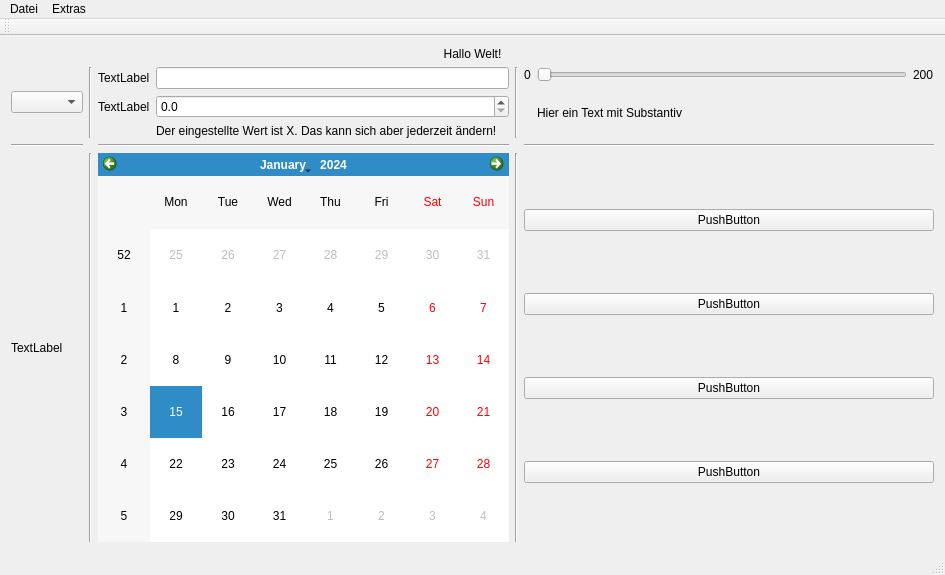
<?xml version="1.0" encoding="UTF-8"?>
<ui version="4.0">
 <class>MainWindow</class>
 <widget class="QMainWindow" name="MainWindow">
  <property name="geometry">
   <rect>
    <x>0</x>
    <y>0</y>
    <width>945</width>
    <height>575</height>
   </rect>
  </property>
  <property name="windowTitle">
   <string>MainWindow</string>
  </property>
  <widget class="QWidget" name="centralWidget">
   <layout class="QGridLayout" name="gridLayout_2">
    <item row="1" column="0">
     <layout class="QGridLayout" name="gridLayout_4">
      <item row="2" column="4">
       <layout class="QVBoxLayout" name="verticalLayout">
        <item>
         <widget class="QPushButton" name="pushButton_1">
          <property name="text">
           <string>PushButton</string>
          </property>
         </widget>
        </item>
        <item>
         <widget class="QPushButton" name="pushButton_3">
          <property name="text">
           <string>PushButton</string>
          </property>
         </widget>
        </item>
        <item>
         <widget class="QPushButton" name="pushButton_2">
          <property name="text">
           <string>PushButton</string>
          </property>
         </widget>
        </item>
        <item>
         <widget class="QPushButton" name="pushButton_4">
          <property name="text">
           <string>PushButton</string>
          </property>
         </widget>
        </item>
       </layout>
      </item>
      <item row="1" column="4">
       <widget class="Line" name="line_7">
        <property name="orientation">
         <enum>Qt::Horizontal</enum>
        </property>
       </widget>
      </item>
      <item row="2" column="3">
       <widget class="Line" name="line_2">
        <property name="orientation">
         <enum>Qt::Vertical</enum>
        </property>
       </widget>
      </item>
      <item row="0" column="3">
       <widget class="Line" name="line_4">
        <property name="orientation">
         <enum>Qt::Vertical</enum>
        </property>
       </widget>
      </item>
      <item row="1" column="0">
       <widget class="Line" name="line_6">
        <property name="orientation">
         <enum>Qt::Horizontal</enum>
        </property>
       </widget>
      </item>
      <item row="2" column="1">
       <widget class="Line" name="line">
        <property name="orientation">
         <enum>Qt::Vertical</enum>
        </property>
       </widget>
      </item>
      <item row="1" column="2">
       <widget class="Line" name="line_5">
        <property name="orientation">
         <enum>Qt::Horizontal</enum>
        </property>
       </widget>
      </item>
      <item row="2" column="2">
       <widget class="QCalendarWidget" name="calendarWidget"/>
      </item>
      <item row="0" column="0">
       <widget class="QComboBox" name="comboBox"/>
      </item>
      <item row="0" column="2">
       <layout class="QFormLayout" name="formLayout">
        <item row="0" column="0">
         <widget class="QLabel" name="label">
          <property name="text">
           <string>TextLabel</string>
          </property>
         </widget>
        </item>
        <item row="0" column="1">
         <widget class="QLineEdit" name="lineEdit"/>
        </item>
        <item row="1" column="0">
         <widget class="QLabel" name="label_2">
          <property name="text">
           <string>TextLabel</string>
          </property>
         </widget>
        </item>
        <item row="1" column="1">
         <widget class="QDoubleSpinBox" name="doubleSpinBox">
          <property name="decimals">
           <number>1</number>
          </property>
         </widget>
        </item>
        <item row="2" column="0">
         <widget class="QLabel" name="label_3">
          <property name="text">
           <string/>
          </property>
         </widget>
        </item>
        <item row="2" column="1">
         <widget class="QLabel" name="label_4">
          <property name="text">
           <string>Der eingestellte Wert ist X. Das kann sich aber jederzeit ändern!</string>
          </property>
         </widget>
        </item>
       </layout>
      </item>
      <item row="0" column="4">
       <layout class="QGridLayout" name="gridLayout_3">
        <item row="1" column="1">
         <widget class="QLabel" name="label_7">
          <property name="text">
           <string>Hier ein Text mit Substantiv</string>
          </property>
         </widget>
        </item>
        <item row="0" column="0">
         <widget class="QLabel" name="label_6">
          <property name="text">
           <string>0</string>
          </property>
         </widget>
        </item>
        <item row="0" column="1">
         <widget class="QSlider" name="horizontalSlider">
          <property name="maximum">
           <number>200</number>
          </property>
          <property name="orientation">
           <enum>Qt::Horizontal</enum>
          </property>
         </widget>
        </item>
        <item row="0" column="2">
         <widget class="QLabel" name="label_5">
          <property name="text">
           <string>200</string>
          </property>
         </widget>
        </item>
       </layout>
      </item>
      <item row="0" column="1">
       <widget class="Line" name="line_3">
        <property name="orientation">
         <enum>Qt::Vertical</enum>
        </property>
       </widget>
      </item>
      <item row="2" column="0">
       <widget class="QLabel" name="label_8">
        <property name="text">
         <string>TextLabel</string>
        </property>
       </widget>
      </item>
     </layout>
    </item>
    <item row="0" column="0">
     <widget class="QLabel" name="helloWorldLabel">
      <property name="text">
       <string extracomment="Ein Kommentar.">Hallo Welt!</string>
      </property>
      <property name="alignment">
       <set>Qt::AlignCenter</set>
      </property>
     </widget>
    </item>
   </layout>
  </widget>
  <widget class="QMenuBar" name="menuBar">
   <property name="geometry">
    <rect>
     <x>0</x>
     <y>0</y>
     <width>945</width>
     <height>26</height>
    </rect>
   </property>
   <widget class="QMenu" name="menuDatei">
    <property name="title">
     <string>Datei</string>
    </property>
    <addaction name="action_ffnen"/>
    <addaction name="actionSpeichern"/>
    <addaction name="actionBeenden"/>
   </widget>
   <widget class="QMenu" name="menuExtras">
    <property name="title">
     <string>Extras</string>
    </property>
   </widget>
   <addaction name="menuDatei"/>
   <addaction name="menuExtras"/>
  </widget>
  <widget class="QToolBar" name="mainToolBar">
   <attribute name="toolBarArea">
    <enum>TopToolBarArea</enum>
   </attribute>
   <attribute name="toolBarBreak">
    <bool>false</bool>
   </attribute>
  </widget>
  <widget class="QStatusBar" name="statusBar"/>
  <action name="action_ffnen">
   <property name="text">
    <string>Öffnen</string>
   </property>
  </action>
  <action name="actionSpeichern">
   <property name="text">
    <string>Speichern</string>
   </property>
  </action>
  <action name="actionBeenden">
   <property name="text">
    <string>Beenden</string>
   </property>
  </action>
 </widget>
 <layoutdefault spacing="6" margin="11"/>
 <resources/>
 <connections/>
</ui>
